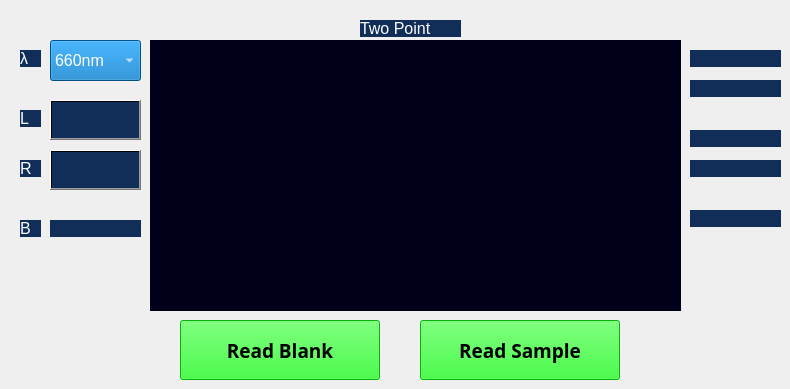
    <widget class="QWidget" name="page_18">
     <widget class="QLabel" name="label_176">
      <property name="geometry">
       <rect>
        <x>20</x>
        <y>110</y>
        <width>21</width>
        <height>17</height>
       </rect>
      </property>
      <property name="font">
       <font>
        <pointsize>12</pointsize>
       </font>
      </property>
      <property name="styleSheet">
       <string notr="true">background:rgb(17, 46, 88);
color:rgb(255, 255, 255);</string>
      </property>
      <property name="text">
       <string>L</string>
      </property>
     </widget>
     <widget class="QCustomPlot" name="customPlot_8" native="true">
      <property name="geometry">
       <rect>
        <x>150</x>
        <y>40</y>
        <width>531</width>
        <height>271</height>
       </rect>
      </property>
      <property name="styleSheet">
       <string notr="true">background:rgb(0, 0, 26)</string>
      </property>
     </widget>
     <widget class="QLabel" name="label_177">
      <property name="geometry">
       <rect>
        <x>690</x>
        <y>80</y>
        <width>91</width>
        <height>17</height>
       </rect>
      </property>
      <property name="font">
       <font>
        <pointsize>12</pointsize>
       </font>
      </property>
      <property name="styleSheet">
       <string notr="true">background:rgb(17, 46, 88);
color:rgb(255, 255, 255);</string>
      </property>
      <property name="text">
       <string/>
      </property>
     </widget>
     <widget class="QPushButton" name="pushButton_100">
      <property name="geometry">
       <rect>
        <x>420</x>
        <y>320</y>
        <width>200</width>
        <height>60</height>
       </rect>
      </property>
      <property name="font">
       <font>
        <family>PibotoLt</family>
        <pointsize>14</pointsize>
        <weight>75</weight>
        <bold>true</bold>
       </font>
      </property>
      <property name="styleSheet">
       <string notr="true">background:rgb(0, 255, 0);
color:rgb(0,0,0);</string>
      </property>
      <property name="text">
       <string>Read Sample</string>
      </property>
     </widget>
     <widget class="QPushButton" name="pushButton_101">
      <property name="geometry">
       <rect>
        <x>50</x>
        <y>100</y>
        <width>91</width>
        <height>40</height>
       </rect>
      </property>
      <property name="styleSheet">
       <string notr="true">background:qlineargradient(spread:pad, x1:0, y1:0, x2:1, y2:0, stop:0 rgba(0, 0, 0, 0), stop:1 rgba(0,0,0,0))</string>
      </property>
      <property name="text">
       <string/>
      </property>
     </widget>
     <widget class="QLabel" name="label_178">
      <property name="geometry">
       <rect>
        <x>20</x>
        <y>220</y>
        <width>21</width>
        <height>17</height>
       </rect>
      </property>
      <property name="font">
       <font>
        <pointsize>12</pointsize>
       </font>
      </property>
      <property name="styleSheet">
       <string notr="true">background:rgb(17, 46, 88);
color:rgb(255, 255, 255);</string>
      </property>
      <property name="text">
       <string>B</string>
      </property>
     </widget>
     <widget class="QLabel" name="label_179">
      <property name="geometry">
       <rect>
        <x>360</x>
        <y>20</y>
        <width>101</width>
        <height>17</height>
       </rect>
      </property>
      <property name="font">
       <font>
        <pointsize>12</pointsize>
       </font>
      </property>
      <property name="styleSheet">
       <string notr="true">background:rgb(17, 46, 88);
color:rgb(255, 255, 255);</string>
      </property>
      <property name="text">
       <string>Two Point</string>
      </property>
     </widget>
     <widget class="QPushButton" name="pushButton_102">
      <property name="geometry">
       <rect>
        <x>180</x>
        <y>320</y>
        <width>200</width>
        <height>60</height>
       </rect>
      </property>
      <property name="font">
       <font>
        <family>PibotoLt</family>
        <pointsize>14</pointsize>
        <weight>75</weight>
        <bold>true</bold>
       </font>
      </property>
      <property name="styleSheet">
       <string notr="true">background:rgb(0, 255, 0);
color:rgb(0,0,0);</string>
      </property>
      <property name="text">
       <string>Read Blank</string>
      </property>
     </widget>
     <widget class="QComboBox" name="comboBox_5">
      <property name="geometry">
       <rect>
        <x>50</x>
        <y>40</y>
        <width>91</width>
        <height>41</height>
       </rect>
      </property>
      <property name="font">
       <font>
        <pointsize>12</pointsize>
       </font>
      </property>
      <property name="styleSheet">
       <string notr="true">background:rgb(1, 114, 192);
color:rgb(255, 255, 255);</string>
      </property>
      <item>
       <property name="text">
        <string>660nm</string>
       </property>
      </item>
      <item>
       <property name="text">
        <string>625nm</string>
       </property>
      </item>
      <item>
       <property name="text">
        <string>570nm</string>
       </property>
      </item>
      <item>
       <property name="text">
        <string>525nm</string>
       </property>
      </item>
      <item>
       <property name="text">
        <string>505nm</string>
       </property>
      </item>
      <item>
       <property name="text">
        <string>405nm</string>
       </property>
      </item>
      <item>
       <property name="text">
        <string>360nm</string>
       </property>
      </item>
     </widget>
     <widget class="QLabel" name="label_180">
      <property name="geometry">
       <rect>
        <x>690</x>
        <y>50</y>
        <width>91</width>
        <height>17</height>
       </rect>
      </property>
      <property name="font">
       <font>
        <pointsize>12</pointsize>
       </font>
      </property>
      <property name="styleSheet">
       <string notr="true">background:rgb(17, 46, 88);
color:rgb(255, 255, 255);</string>
      </property>
      <property name="text">
       <string/>
      </property>
     </widget>
     <widget class="QLabel" name="label_181">
      <property name="geometry">
       <rect>
        <x>20</x>
        <y>50</y>
        <width>21</width>
        <height>17</height>
       </rect>
      </property>
      <property name="font">
       <font>
        <pointsize>12</pointsize>
       </font>
      </property>
      <property name="styleSheet">
       <string notr="true">background:rgb(17, 46, 88);
color:rgb(255, 255, 255);</string>
      </property>
      <property name="text">
       <string>λ</string>
      </property>
     </widget>
     <widget class="QLabel" name="label_182">
      <property name="geometry">
       <rect>
        <x>50</x>
        <y>220</y>
        <width>91</width>
        <height>17</height>
       </rect>
      </property>
      <property name="font">
       <font>
        <pointsize>12</pointsize>
       </font>
      </property>
      <property name="styleSheet">
       <string notr="true">background:rgb(17, 46, 88);
color:rgb(255, 255, 255);</string>
      </property>
      <property name="text">
       <string/>
      </property>
     </widget>
     <widget class="QLabel" name="label_183">
      <property name="geometry">
       <rect>
        <x>20</x>
        <y>160</y>
        <width>21</width>
        <height>17</height>
       </rect>
      </property>
      <property name="font">
       <font>
        <pointsize>12</pointsize>
       </font>
      </property>
      <property name="styleSheet">
       <string notr="true">background:rgb(17, 46, 88);
color:rgb(255, 255, 255);</string>
      </property>
      <property name="text">
       <string>R</string>
      </property>
     </widget>
     <widget class="QPushButton" name="pushButton_103">
      <property name="geometry">
       <rect>
        <x>50</x>
        <y>150</y>
        <width>91</width>
        <height>40</height>
       </rect>
      </property>
      <property name="styleSheet">
       <string notr="true">background:qlineargradient(spread:pad, x1:0, y1:0, x2:1, y2:0, stop:0 rgba(0, 0, 0, 0), stop:1 rgba(0,0,0,0))</string>
      </property>
      <property name="text">
       <string/>
      </property>
     </widget>
     <widget class="QLineEdit" name="lineEdit_32">
      <property name="geometry">
       <rect>
        <x>50</x>
        <y>100</y>
        <width>91</width>
        <height>40</height>
       </rect>
      </property>
      <property name="styleSheet">
       <string notr="true">background:rgb(17, 46, 88);
color:rgb(255, 255, 255);</string>
      </property>
     </widget>
     <widget class="QLineEdit" name="lineEdit_33">
      <property name="geometry">
       <rect>
        <x>50</x>
        <y>150</y>
        <width>91</width>
        <height>40</height>
       </rect>
      </property>
      <property name="styleSheet">
       <string notr="true">background:rgb(17, 46, 88);
color:rgb(255, 255, 255);</string>
      </property>
     </widget>
     <widget class="QLabel" name="label_184">
      <property name="geometry">
       <rect>
        <x>690</x>
        <y>130</y>
        <width>91</width>
        <height>17</height>
       </rect>
      </property>
      <property name="font">
       <font>
        <pointsize>12</pointsize>
       </font>
      </property>
      <property name="styleSheet">
       <string notr="true">background:rgb(17, 46, 88);
color:rgb(255, 255, 255);</string>
      </property>
      <property name="text">
       <string/>
      </property>
     </widget>
     <widget class="QLabel" name="label_185">
      <property name="geometry">
       <rect>
        <x>690</x>
        <y>160</y>
        <width>91</width>
        <height>17</height>
       </rect>
      </property>
      <property name="font">
       <font>
        <pointsize>12</pointsize>
       </font>
      </property>
      <property name="styleSheet">
       <string notr="true">background:rgb(17, 46, 88);
color:rgb(255, 255, 255);</string>
      </property>
      <property name="text">
       <string/>
      </property>
     </widget>
     <widget class="QLabel" name="label_196">
      <property name="geometry">
       <rect>
        <x>690</x>
        <y>210</y>
        <width>91</width>
        <height>17</height>
       </rect>
      </property>
      <property name="font">
       <font>
        <pointsize>12</pointsize>
       </font>
      </property>
      <property name="styleSheet">
       <string notr="true">background:rgb(17, 46, 88);
color:rgb(255, 255, 255);</string>
      </property>
      <property name="text">
       <string/>
      </property>
     </widget>
     <zorder>lineEdit_33</zorder>
     <zorder>lineEdit_32</zorder>
     <zorder>label_176</zorder>
     <zorder>customPlot_8</zorder>
     <zorder>label_177</zorder>
     <zorder>pushButton_100</zorder>
     <zorder>pushButton_101</zorder>
     <zorder>label_178</zorder>
     <zorder>label_179</zorder>
     <zorder>pushButton_102</zorder>
     <zorder>comboBox_5</zorder>
     <zorder>label_180</zorder>
     <zorder>label_181</zorder>
     <zorder>label_182</zorder>
     <zorder>label_183</zorder>
     <zorder>pushButton_103</zorder>
     <zorder>label_184</zorder>
     <zorder>label_185</zorder>
     <zorder>label_196</zorder>
    </widget>
